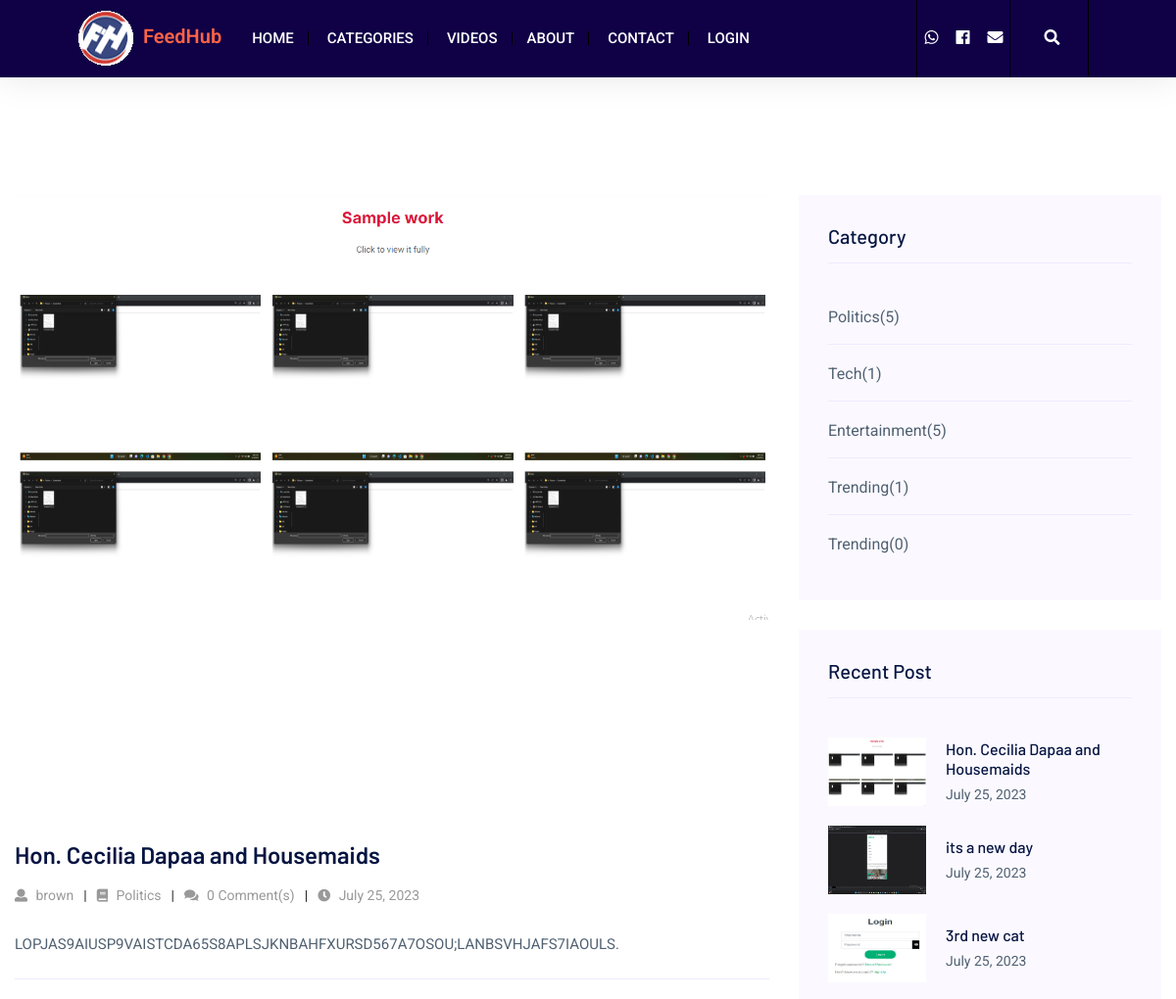
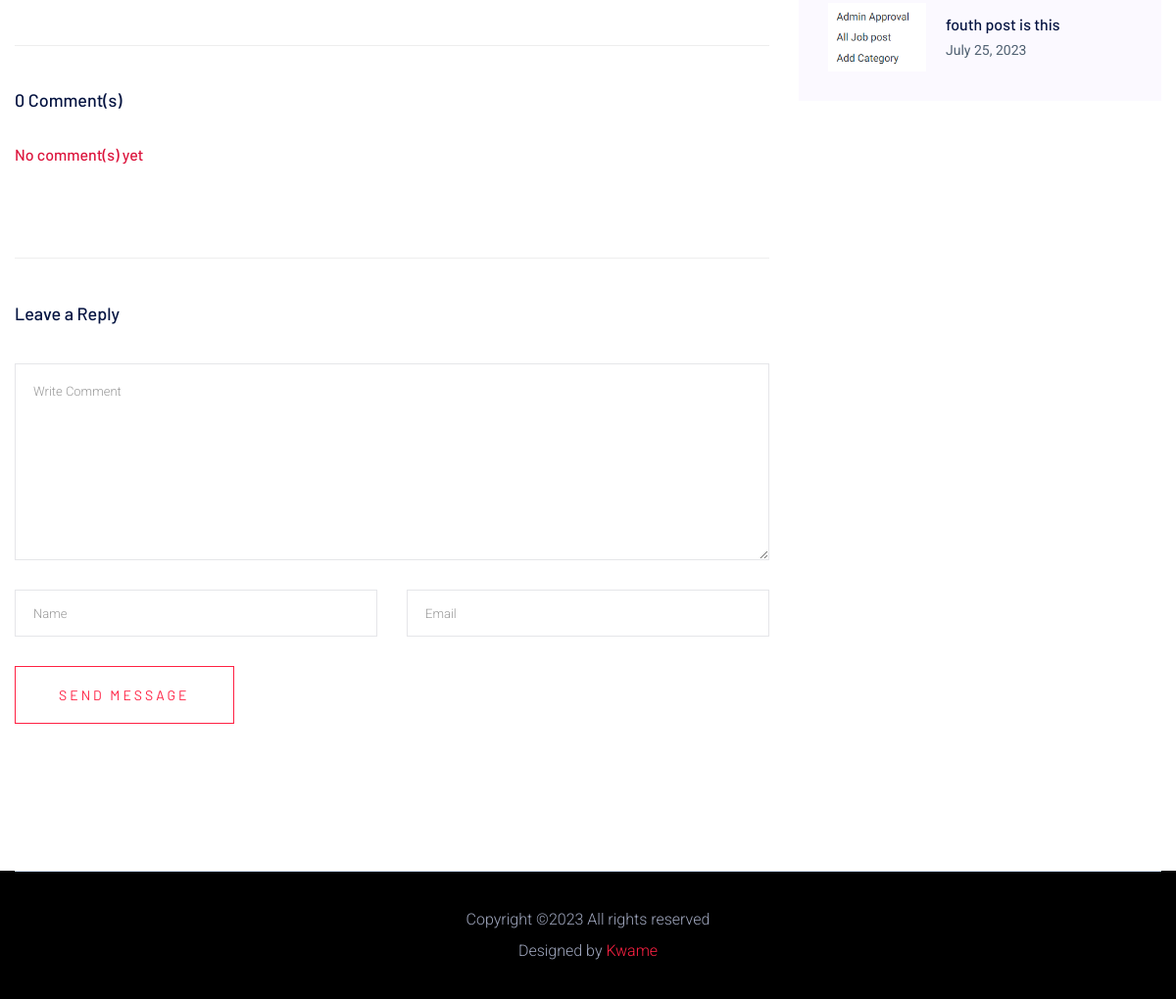
Page /details/1/ on the committed database (2 pictures, top to bottom).
### app/models.py (models this page shows, shortened)
class post(models.Model):
    user = models.ForeignKey(User, on_delete=models.CASCADE, default=1)
    title = models.CharField(max_length=300)
    snippet = models.CharField(max_length=100)
    post_category = models.ForeignKey(category, on_delete=models.CASCADE)
    details = RichTextField()
    date = models.DateField(auto_now_add=True, null=True, blank=True)
    image = models.FileField(upload_to="images/", null=True, blank=True)
    link = models.CharField(max_length=2000, null=True, blank=True)

class category(models.Model):
    category_name = models.CharField(max_length=200)
    def __str__(self):
        return self.category_name

### app/views.py (the view)
# urls.py: path('details/<int:pk>/', views.details, name='details'),
def details(request, pk):
    post_object = get_object_or_404(post, pk=pk)
    cats = category.objects.all()
    cats_with_count = category.objects.annotate(total_posts=Count('post'))
    first_four_posts = post.objects.all()[:4]
    if request.method == 'POST':
        form = commentForm(request.POST)
        if form.is_valid():
            name = form.cleaned_data['name']
            email = form.cleaned_data['email']
            message = form.cleaned_data['message']
            new_comment = comment(posts=post_object, name=name, email=email, message=message)
            new_comment.save()
            return redirect('index')  # Replace 'index' with the URL name for the page where you want to redirect after submitting the comment
    else:
        form = commentForm()
    comments = comment.objects.filter(posts=post_object)
    return render(request, 'blog_details.html', {
        'post_object': post_object,
        'form': form,
        'posts': post_object,
        'category': cats,
        'cats_with_count': cats_with_count,
        'first_four_posts': first_four_posts,
        'comments': comments,
    })

### app/forms.py
class commentForm(forms.ModelForm):
    class Meta:
        model = comment
        fields = ('name','email', 'message', )

### app/templates/blog_details.html (shortened to what this page needs)
{% extends 'base.html' %}
{% load static %}
{% block content %}
{% if posts %}
<main>
   <section class="blog_area single-post-area section-padding">
      <div class="container">
         <div class="row">
            <div class="col-lg-8 posts-list">
               <div class="single-post">
                  <div class="feature-img">
                     <img class="img-fluid" src="{{posts.image.url}}" alt="">
                  </div>
                  <div class="blog_details">
                     <h2 style="padding-top: 200px;">{{posts.title}}</h2>
                     <ul class="blog-info-link mt-3 mb-4">
                        <li><a href="#"><i class="fa fa-user"></i> {{posts.user}}</a></li>
                        <li><a href="#"><i class="fa fa-book"></i> {{posts.post_category}}</a></li>
                        <li><a href="#"><i class="fa fa-comments"></i> {{ comments|length }} Comment(s)</a></li>
                        <li><a href="#"><i class="fa fa-clock"></i> {{ posts.date }}</a></li>
                    </ul>
                     <p class="excert">
                        {{posts.details|safe}}
                     </p>
                  </div>
               </div>
               <div class="navigation-top">
                  <div class="d-sm-flex justify-content-between text-center">
                     <div class="col-sm-4 text-center my-2 my-sm-0">
                     </div>
                  </div>
               </div>
               <div class="comments-area">
                  <h4>{{ comments|length }} Comment(s)</h4>
                  <div class="comment-list">
                     {% if  comments%}
                     {% for comment in comments %}
                     <div class="single-comment justify-content-between d-flex">
                         <div class="user justify-content-between d-flex">
                             <div class="thumb">
                                 <img src="{% static 'assets/img/comment/comment_1.png'%}" alt="">
                             </div>
                             <div class="desc">
                                 <p class="comment">{{ comment.message }}</p>
                                 <div class="d-flex justify-content-between">
                                     <div class="d-flex align-items-center">
                                         <h5>
                                             {{ comment.name }}
                                         </h5>
                                         <p class="date">{{ comment.date_created|date:"F d, Y at H:i A" }}</p>
                                     </div>
                                     <div class="reply-btn">
                                         <a href="#" class="btn-reply text-uppercase">reply</a>
                                     </div>
                                 </div>
                             </div>
                         </div>
                     </div>
                     {% endfor %}
                     {% else %}
                     <h5 style="color: crimson;">No comment(s) yet</h5>
                     {% endif %}
                 </div>
               </div>
               <div class="comment-form">
                  <h4>Leave a Reply</h4>
                  <form class="form-contact comment_form" method="post" id="commentForm">
                     <div class="row">
                         <div class="col-12">
                             <div class="form-group">
                                 <textarea class="form-control w-100" name="message" id="comment" cols="30" rows="9" placeholder="Write Comment"></textarea>
                             </div>
                         </div>
                         <div class="col-sm-6">
                             <div class="form-group">
                                 <input class="form-control" name="name" id="name" type="text" placeholder="Name">
                             </div>
                         </div>
                         <div class="col-sm-6">
                             <div class="form-group">
                                 <input class="form-control" name="email" id="email" type="email" placeholder="Email">
                             </div>
                         </div>
                     </div>
                     <div class="form-group">
                         <button type="submit" class="button button-contactForm btn_1 boxed-btn">Send Message</button>
                     </div>
                 </form>
               </div>
            </div>
            <div class="col-lg-4">
               <div class="blog_right_sidebar">
                  <aside class="single_sidebar_widget post_category_widget">
                     <h4 class="widget_title">Category</h4>
                     <ul class="list cat-list">
                        <ul>
                           {% for cat in cats_with_count %}
                             <li>
                               <a href="{% url 'each_category' cat.pk %}" class="d-flex">
                                 <p>{{ cat.category_name }}</p>
                                 <p>({{ cat.total_posts }})</p>
                               </a>
                             </li>
                           {% endfor %}
                         </ul>
                     </ul>
                  </aside>
                 <aside class="single_sidebar_widget popular_post_widget">
    <h3 class="widget_title">Recent Post</h3>
    {% for post_item in first_four_posts %}
    <div class="media post_item">
        <img style="height: 70px; width:100px" src="{{post_item.image.url}}" alt="post">
        <div class="media-body">
            <a href="{% url 'details' post_item.pk %}">
                <h3>{{ post_item.title }}</h3>
            </a>
            <p>{{ post_item.date }}</p>
        </div>
    </div>
    {% endfor %}
</aside>
               </div>
            </div>
         </div>
      </div>
   </section>
</main>
{% endif %}
{% endblock %}

### app/templates/base.html (shortened to what this page needs)
{% load static %}
<!doctype html>
<html class="no-js" lang="zxx">
<head>
    <link rel="stylesheet" href="{% static 'assets/css/bootstrap.min.css'%}">
    <link rel="stylesheet" href="{%  static 'main.css'%}">
    <link rel="stylesheet" href="{% static 'assets/css/owl.carousel.min.css'%}">
    <link rel="stylesheet" href="{% static 'assets/css/ticker-style.css'%}">
    <link rel="stylesheet" href="{% static 'assets/css/flaticon.css'%}">
    <link rel="stylesheet" href="{% static 'assets/css/slicknav.css'%}">
    <link rel="stylesheet" href="{% static 'assets/css/animate.min.css'%}">
    <link rel="stylesheet" href="{% static 'assets/css/magnific-popup.css'%}">
    <link rel="stylesheet" href="{% static 'assets/css/fontawesome-all.min.css'%}">
    <link rel="stylesheet" href="{% static 'assets/css/themify-icons.css'%}">
    <link rel="stylesheet" href="{% static 'assets/css/slick.css'%}">
    <link rel="stylesheet" href="{% static 'assets/css/nice-select.css'%}">
    <link rel="stylesheet" href="{% static 'assets/css/style.css'%}">
</head>
<body>
<header>
    <div class="header-area">
        <div class="main-header ">
            <div class="header-bottom header-sticky">
                <div class="container">
                    <div class="row align-items-center">
                        <a style="font-weight: 600;color:tomato;" class="navbar-brand" href="{% url 'index' %}">
                            <img src="{% static 'assets/img/logo/U.png'%}"  alt=""><span style=" padding-left: 10px;">FeedHub</span>  </a>
                        <div class="col-xl-8 col-lg-8 col-md-12 header-flex">
                            <div class="main-menu d-none d-md-block">
                                <nav>
                                    <ul id="navigation">
                                        <li><a href="{% url 'index' %}">Home</a></li>
                                        <li><a href="#">Categories</a>
                                        </li>
                                        <li><a href="{% url 'videos' %}">Videos</a>
                                        <li><a href="{% url 'about' %}">about</a></li>
                                        <li><a href="{% url 'contact' %}">Contact</a></li>
                                        <li><a href="{% url 'login' %}">Login</a></li>
                                    </ul>
                                </nav>
                            </div>
                        </div>
                            <div class="header-right f-right d-none d-lg-block">
                                <ul class="header-social">
                                    <li><a href="https://wa.link/mj3wc0"><i class="fab fa-whatsapp"></i></a></li>
                                    <li><a href="https://m.facebook.com/oppong.brown.7"><i class="fab fa-facebook"></i></a></li>
                                    <li><a href="mailto:oppongbrownemmanuel"><i class="fa fa-envelope"></i></a></li>
                                </ul>
                                <div class="nav-search search-switch">
                                    <i class="fa fa-search"></i>
                                </div>
                        </div>
                        <div class="col-12">
                        </div>
                    </div>
                </div>
            </div>
        </div>
    </div>
</header>
{% block content %}
{% endblock  %}
<footer>
        <div class="footer-bottom-area footer-bg">
            <div class="container">
                <div class="footer-border">
                    <div class="row d-flex align-items-center">
                        <div class="col-xl-12 ">
                            <div class="footer-copy-right text-center">
                                <p>
  Copyright &copy;<script>document.write(new Date().getFullYear());</script> All rights reserved
  <br> Designed by <a href="https://wa.link/mc4jmb" target="_blank">Kwame</a>
  </p>
                            </div>
                        </div>
                    </div>
                </div>
            </div>
        </div>
</footer>
</body>
</html>

### rows in the picture
post: image (picture), title "Hon. Cecilia Dapaa and Housemaids", user "brown", post_category "Politics", date "July 25, 2023", details "LOPJAS9AIUSP9VAISTCDA65S8APLSJKNBAHFXURSD567A7OSOU;LANBSVHJAFS7IAOULS."
category: category_name "Politics", total_posts "5"
category: category_name "Tech", total_posts "1"
category: category_name "Entertainment", total_posts "5"
category: category_name "Trending", total_posts "1"
category: category_name "Trending", total_posts "0"
post: image (picture), title "its a new day", date "July 25, 2023"
post: image (picture), title "3rd new cat", date "July 25, 2023"
post: image (picture), title "fouth post is this", date "July 25, 2023"

### other values in the picture
{{ comments|length }} "0"
